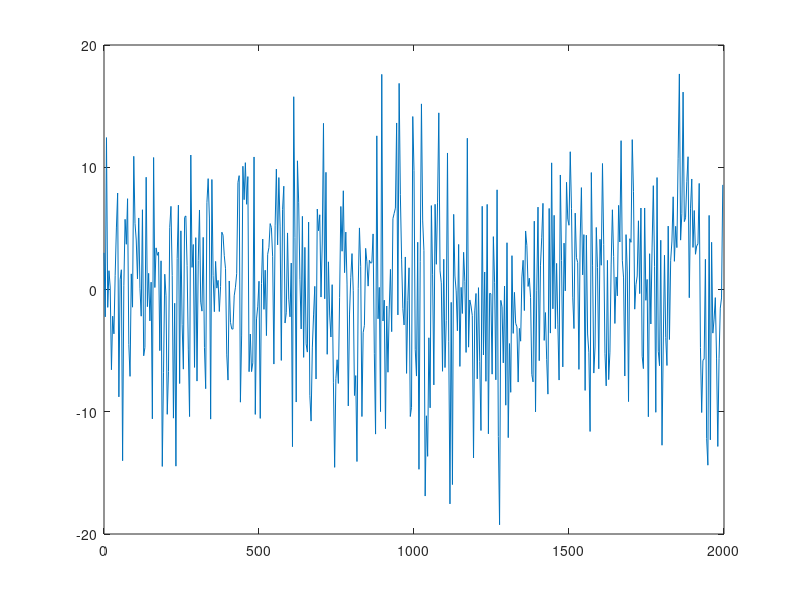

The MATLAB source for this figure: (Note: this script raises an error after producing the figure.)
nt=500;
nf=1024;
nf2=4096;
dt=4;
mux=10;
muy=10;
sx=10;
sy=10;
p=-0.8;
mu=[mux,muy];
SIGMA = [sx^2 p*sx*sy;p*sx*sy sy^2];
rng default;  % For reproducibility
r = mvnrnd(mu,SIGMA,nt);
% r=randn(2,500);r=cholcov(SIGMA)*r;
x=0:dt:dt*(nt-1);
f=r(:,1)'+r(:,2)';
tau=50;
% arf=exp(-(dt)/2/tau).*circshift(f,[0,1]);arf(1)=f(1);
% f=f+arf;
muf=mean(f);
vuf=var(f);
f=f-muf;
figure;plot(x,f);
apod=apodfun(x,0,0,500,500,false);
apod2=repmat(apod,nt,1);apod2=apod2.*apod2';
xf=xcorr(f);xf=xf(nt:(2*nt-1))/nt;
figure;plot(x,xf.*apod);
for i1=1:nt
    t1=x/dt-i1;
    y1=circshift(f,[0,i1]);y1(t1<0)=0;
    for i2=1:nt
            t2=x/dt-i1-i2;
            y2=circshift(f,[0,i1+i2]);y2(t2<0)=0;
            c1(i1,i2)=sum(f.*y1.*y2);
    end
end
c1=c1/muf^3;
figure;contourf(1:nt,1:nt,c1,50,'edgecolor','none');axis square;colormap jet;colorbar;
fc=fftshift(fft(xf.*apod,nf));fc=fc/max(fc);
fc1=fftshift(fft2(c1,nf2,nf2));fc1=fc1/max(max(fc1));
omega=((-1/2:1/nf:1/2-1/nf)+1/nf/2)*2*pi/dt/0.00003;df=abs(omega(1)-omega(2));
omega=omega-df/2;
omega2=((-1/2:1/nf2:1/2-1/nf2)+1/nf2/2)*2*pi/dt/0.00003;df2=abs(omega2(1)-omega2(2));
omega2=omega2-df2/2;
orange=ceil(nf/2+1-0/df):ceil(nf/2+1+1000/df);
orange2=ceil(nf2/2+1-500/df2):ceil(nf2/2+1+500/df2);
figure;plot(omega,abs(fc));axis square
figure;contourf(omega2(orange2),omega2(orange2),abs(fc1(orange2,orange2)),50,'edgecolor','none');axis square;
colormap jet;colorbar;%xlim([-1000 1000]);ylim([-1000 1000]);


